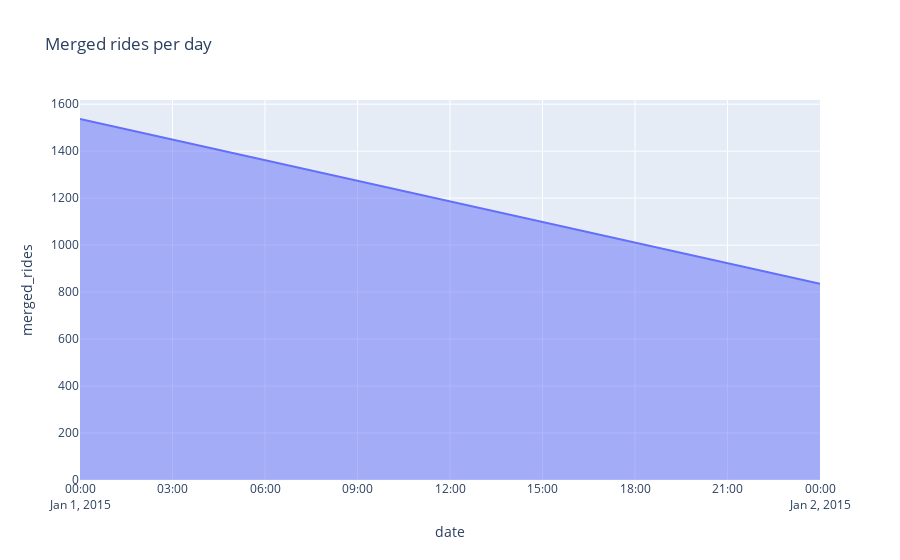

The code cell stored with this chart in its notebook:
### Code cell
import plotly.express as px

#df = px.data.stocks(indexed=True)-1
fig = px.area(df, x='date', y="merged_rides", title="Merged rides per day")
fig.show()

### Figure 1 — Plotly figure (JSON) as saved in the notebook; plotly's stock layout.template omitted (floating-point values rounded to 4 significant figures)
{"data": [{"hovertemplate": "date=%{x}<br>merged_rides=%{y}<extra></extra>", "legendgroup": "", "line": {"color": "#636efa"}, "mode": "lines", "name": "", "orientation": "v", "showlegend": false, "stackgroup": "1", "type": "scatter", "x": ["2015-01-01", "2015-01-02"], "xaxis": "x", "y": [1537, 835], "yaxis": "y"}], "layout": {"autosize": true, "legend": {"tracegroupgap": 0}, "title": {"text": "Merged rides per day"}, "xaxis": {"anchor": "y", "autorange": true, "domain": [0, 1], "range": ["2015-01-01", "2015-01-02"], "title": {"text": "date"}, "type": "date"}, "yaxis": {"anchor": "x", "autorange": true, "domain": [0, 1], "range": [0, 1618.0], "title": {"text": "merged_rides"}, "type": "linear"}}}
